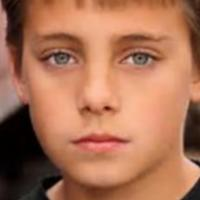
#> input picture HLG/dataset/MainData/10_0_0_20170103233459275.jpg.chip.jpg, 200 x 200 px; its folder holds only this picture in this run
$ jupyter execute --allow-errors feature_visualization.ipynb   (shell and % lines are left out)
#> lines starting #> are read from the running program, lines starting #| are printed output that depends on the picture
# Bộ đặc trưng HHL — HOG + Histogram + Landmarks

| # | Đặc trưng | Phương pháp | Chiều vector |
|---|---|---|---|
| 1 | **HOG** | Histogram of Oriented Gradients — orientations=9, pixels_per_cell=(8,8), cells_per_block=(2,2), L2-Hys | ~3780 |
| 2 | **Color Histogram** | HSV 3D histogram 8×8×8 bins, normalize MinMax → [0,1] | 512 |
| 3 | **Landmarks** | MediaPipe Face Mesh: 468 điểm (x, y) chuẩn hóa | 936 |

> Mỗi mục minh họa **TRƯỚC** (ảnh đầu vào) và **SAU** (đặc trưng trích xuất).

[cell 1]
import warnings
from pathlib import Path

import cv2
import numpy as np
import matplotlib.pyplot as plt
from matplotlib.gridspec import GridSpec
from skimage.feature import hog
import mediapipe as mp

warnings.filterwarnings('ignore')
plt.rcParams.update({'figure.dpi': 110, 'axes.titlesize': 11, 'font.size': 9})

NOTEBOOK_DIR = Path('.').resolve()
IMG_SIZE = (200, 200)

DATASET_DIR = None
for _c in [
    NOTEBOOK_DIR / 'dataset' / 'MainData',
    NOTEBOOK_DIR / 'dataset' / 'FullData',
    NOTEBOOK_DIR.parent / 'HLG' / 'dataset' / 'MainData',
    NOTEBOOK_DIR.parent / 'HLG' / 'dataset' / 'FullData',
]:
    if _c.exists() and any(_c.glob('*.jpg')):
        DATASET_DIR = _c
        break

assert DATASET_DIR is not None, 'Khong tim thay dataset!'
print(f'Dataset: {DATASET_DIR}')
print(f'So anh: {len(list(DATASET_DIR.glob("*.jpg")))}')

[cell 2]
# ---- Tai anh mau ----
sample_paths = sorted(DATASET_DIR.glob('*.jpg'))[:3]
samples = []
for p in sample_paths:
    img = cv2.imread(str(p))
#> img is the input picture: shape (200, 200, 3); mean B, G, R 86.2, 113.8, 170.4
    if img is not None:
        samples.append((p.name, img))

def parse_label(name):
    parts = name.split('_')
    if len(parts) < 3:
        return name[:25]
    gender = 'Nam' if parts[1] == '0' else 'Nu'
    race_map = {'0': 'Trang', '1': 'Den', '2': 'A Dong', '3': 'An Do', '4': 'Khac'}
    return f'Tuoi={parts[0]}, {gender}, {race_map.get(parts[2], "?")}'

fig, axes = plt.subplots(1, len(samples), figsize=(5 * len(samples), 4.5))
if len(samples) == 1:
    axes = [axes]
for ax, (name, img) in zip(axes, samples):
    ax.imshow(cv2.cvtColor(img, cv2.COLOR_BGR2RGB))
    ax.set_title(f'Anh goc\n{parse_label(name)}', fontsize=10)
    ax.axis('off')
#> this loop made 1 pass
#> (name, parts in parse_label, gender in parse_label) on pass 1: ('10_0_0_20170103233459275.jpg.chip.jpg', ['10', '0', '0', '20170103233459275.jpg.chip.jpg'], 'Nam')
plt.suptitle('Anh mau tu dataset  (TRUOC moi xu ly)', fontsize=14, fontweight='bold')
plt.tight_layout()
plt.show()
print(f'Kich thuoc goc: {samples[0][1].shape[1]}x{samples[0][1].shape[0]} px')
#| Kich thuoc goc: 200x200 px

[cell 3]
# ---- Tien xu ly: Resize ve 200x200 ----
name0, img0_bgr = samples[0]
#> name0 = '10_0_0_20170103233459275.jpg.chip.jpg'
img0_resized = cv2.resize(img0_bgr, IMG_SIZE, interpolation=cv2.INTER_AREA)
img0_rgb     = cv2.cvtColor(img0_resized, cv2.COLOR_BGR2RGB)

fig, axes = plt.subplots(1, 2, figsize=(8, 4))
axes[0].imshow(cv2.cvtColor(img0_bgr, cv2.COLOR_BGR2RGB))
axes[0].set_title(f'TRUOC  ({img0_bgr.shape[1]}x{img0_bgr.shape[0]} px)', fontweight='bold')
axes[0].axis('off')
axes[1].imshow(img0_rgb)
axes[1].set_title(f'SAU — Resize\n{IMG_SIZE[0]}x{IMG_SIZE[1]} px', fontweight='bold', color='darkred')
axes[1].axis('off')
plt.suptitle('Tien xu ly chung: Resize ve 200x200', fontsize=13, fontweight='bold')
plt.tight_layout()
plt.show()
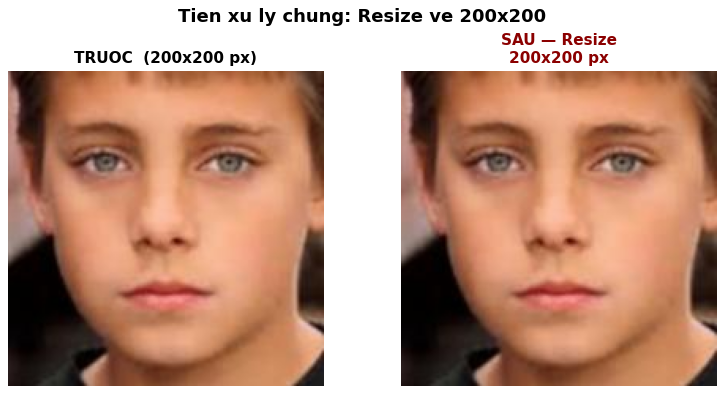
#> figure drawn by matplotlib, 2 panels

---
## Đặc trưng 1 — HOG (Histogram of Oriented Gradients)

- Chuyển ảnh sang **grayscale**, chia thành các ô (cell) 8×8 pixel
- Tính **histogram gradient** theo 9 hướng trong mỗi ô
- Gom nhóm 2×2 ô thành block, chuẩn hóa L2-Hys
- Kết quả: vector mô tả hình dạng, cạnh và kết cấu khuôn mặt

[cell 4]
img0_gray = cv2.cvtColor(img0_resized, cv2.COLOR_BGR2GRAY)
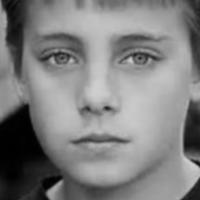
#> img0_gray: shape (200, 200); min 0, max 207, mean 127.6

hog_vec, hog_vis = hog(
    img0_gray,
    orientations=9,
    pixels_per_cell=(8, 8),
    cells_per_block=(2, 2),
    block_norm='L2-Hys',
    feature_vector=True,
    visualize=True,
)
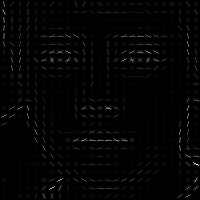
#> hog_vis: shape (200, 200) float64; min 0, max 62.84, mean 1; drawn with min black and max white

fig, axes = plt.subplots(1, 3, figsize=(14, 5))

axes[0].imshow(img0_rgb)
axes[0].set_title('TRUOC\nAnh mau (200x200)', fontweight='bold')
axes[0].axis('off')

axes[1].imshow(img0_gray, cmap='gray')
axes[1].set_title('Trung gian\nAnh xam (grayscale)', fontsize=10)
axes[1].axis('off')

im_hog = axes[2].imshow(hog_vis, cmap='magma')
axes[2].set_title(f'SAU — HOG Visualization\nvector {len(hog_vec)} chieu', fontweight='bold', color='darkred')
axes[2].axis('off')
fig.colorbar(im_hog, ax=axes[2], fraction=0.046, pad=0.04, label='Gradient magnitude')

plt.suptitle('HHL — Dac trung 1: HOG', fontsize=14, fontweight='bold', color='#1a237e')
plt.tight_layout()
plt.show()
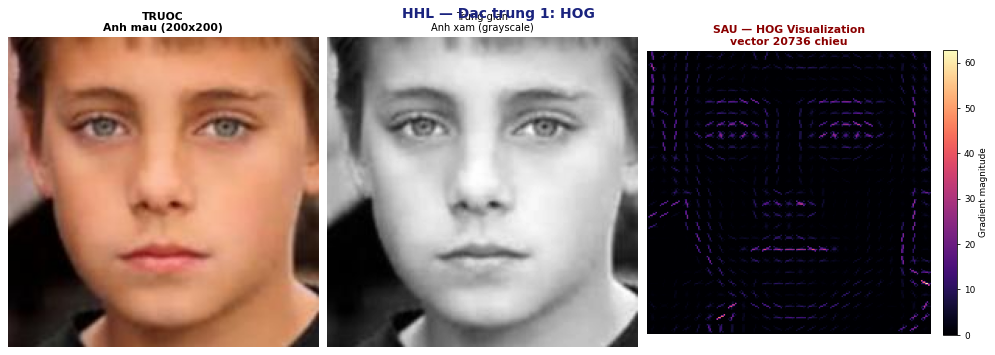
#> figure drawn by matplotlib, 4 panels

print(f'HOG vector: {len(hog_vec)} chieu')
#| HOG vector: 20736 chieu
print(f'  orientations=9 | pixels_per_cell=(8,8) | cells_per_block=(2,2) | norm=L2-Hys')
print(f'  Sang den -> phan tich gradient theo {9} huong tren luoi {IMG_SIZE[0]//8}x{IMG_SIZE[1]//8} o')

$ run again, on HLG/dataset/MainData/10_0_0_20170110225035898.jpg.chip.jpg
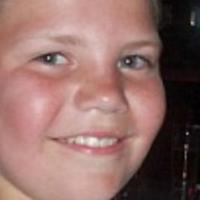
#> input picture HLG/dataset/MainData/10_0_0_20170110225035898.jpg.chip.jpg, 200 x 200 px
#> img is the input picture: shape (200, 200, 3); mean B, G, R 103.6, 109.1, 144.1
#> the loop `for ax, (name, img) in zip(axes, samples):` made 1 pass
#> (name, parts in parse_label, gender in parse_label) on pass 1: ('10_0_0_20170110225035898.jpg.chip.jpg', ['10', '0', '0', '20170110225035898.jpg.chip.jpg'], 'Nam')
#| Kich thuoc goc: 200x200 px
#> name0 = '10_0_0_20170110225035898.jpg.chip.jpg'
#> `hog_vec, hog_vis = hog( img0_gray, orientations=9, pixels_per_cell=(8,..`:
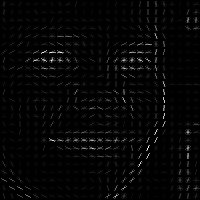
#> hog_vis: shape (200, 200) float64; min 0, max 33.58, mean 0.8; drawn with min black and max white
#> `plt.show()`:
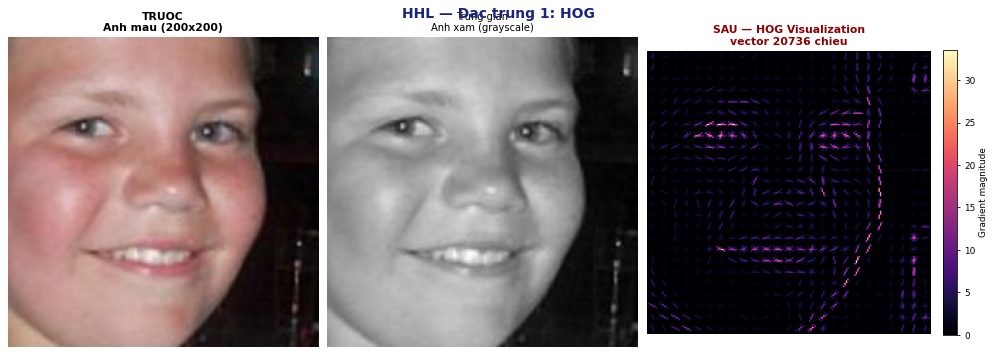
#> figure drawn by matplotlib, 4 panels
#| HOG vector: 20736 chieu

$ run again, on HLG/dataset/MainData/10_0_4_20170103200409638.jpg.chip.jpg
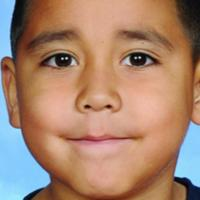
#> input picture HLG/dataset/MainData/10_0_4_20170103200409638.jpg.chip.jpg, 200 x 200 px
#> img is the input picture: shape (200, 200, 3); mean B, G, R 110.8, 132.1, 167.4
#> the loop `for ax, (name, img) in zip(axes, samples):` made 1 pass
#> (name, parts in parse_label, gender in parse_label) on pass 1: ('10_0_4_20170103200409638.jpg.chip.jpg', ['10', '0', '4', '20170103200409638.jpg.chip.jpg'], 'Nam')
#| Kich thuoc goc: 200x200 px
#> name0 = '10_0_4_20170103200409638.jpg.chip.jpg'
#> `hog_vec, hog_vis = hog( img0_gray, orientations=9, pixels_per_cell=(8,..`:
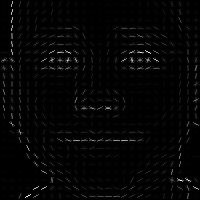
#> hog_vis: shape (200, 200) float64; min 0, max 61.05, mean 1.2; drawn with min black and max white
#> `plt.show()`:
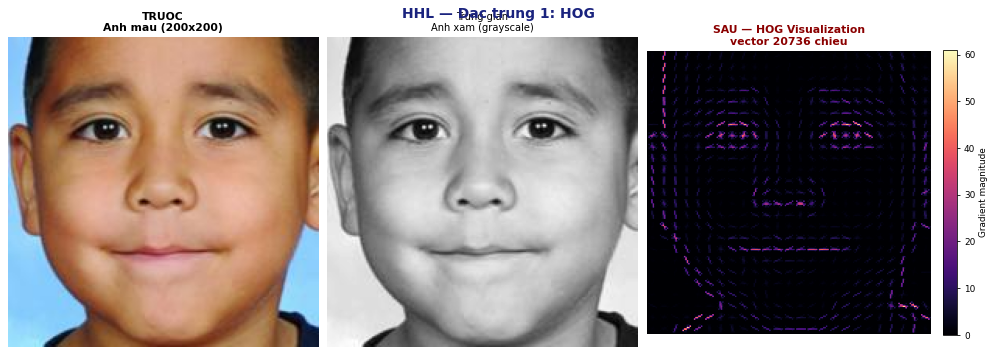
#> figure drawn by matplotlib, 4 panels
#| HOG vector: 20736 chieu

$ run again, on HLG/dataset/MainData/10_1_0_20170109203438428.jpg.chip.jpg
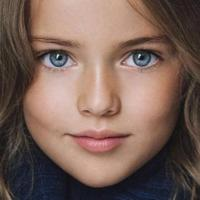
#> input picture HLG/dataset/MainData/10_1_0_20170109203438428.jpg.chip.jpg, 200 x 200 px
#> img is the input picture: shape (200, 200, 3); mean B, G, R 88.2, 97.8, 121.9
#> the loop `for ax, (name, img) in zip(axes, samples):` made 1 pass
#> (name, parts in parse_label, gender in parse_label) on pass 1: ('10_1_0_20170109203438428.jpg.chip.jpg', ['10', '1', '0', '20170109203438428.jpg.chip.jpg'], 'Nu')
#| Kich thuoc goc: 200x200 px
#> name0 = '10_1_0_20170109203438428.jpg.chip.jpg'
#> `hog_vec, hog_vis = hog( img0_gray, orientations=9, pixels_per_cell=(8,..`:
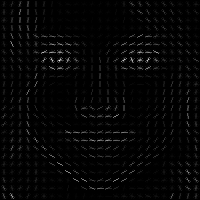
#> hog_vis: shape (200, 200) float64; min 0, max 55.35, mean 1.2; drawn with min black and max white
#> `plt.show()`:
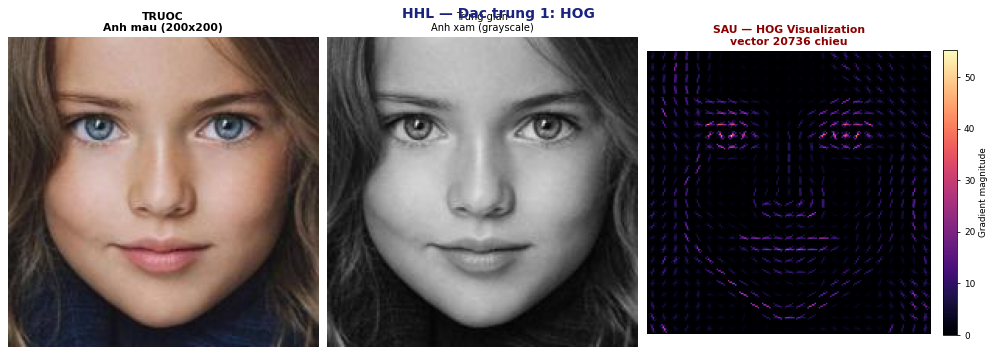
#> figure drawn by matplotlib, 4 panels
#| HOG vector: 20736 chieu
